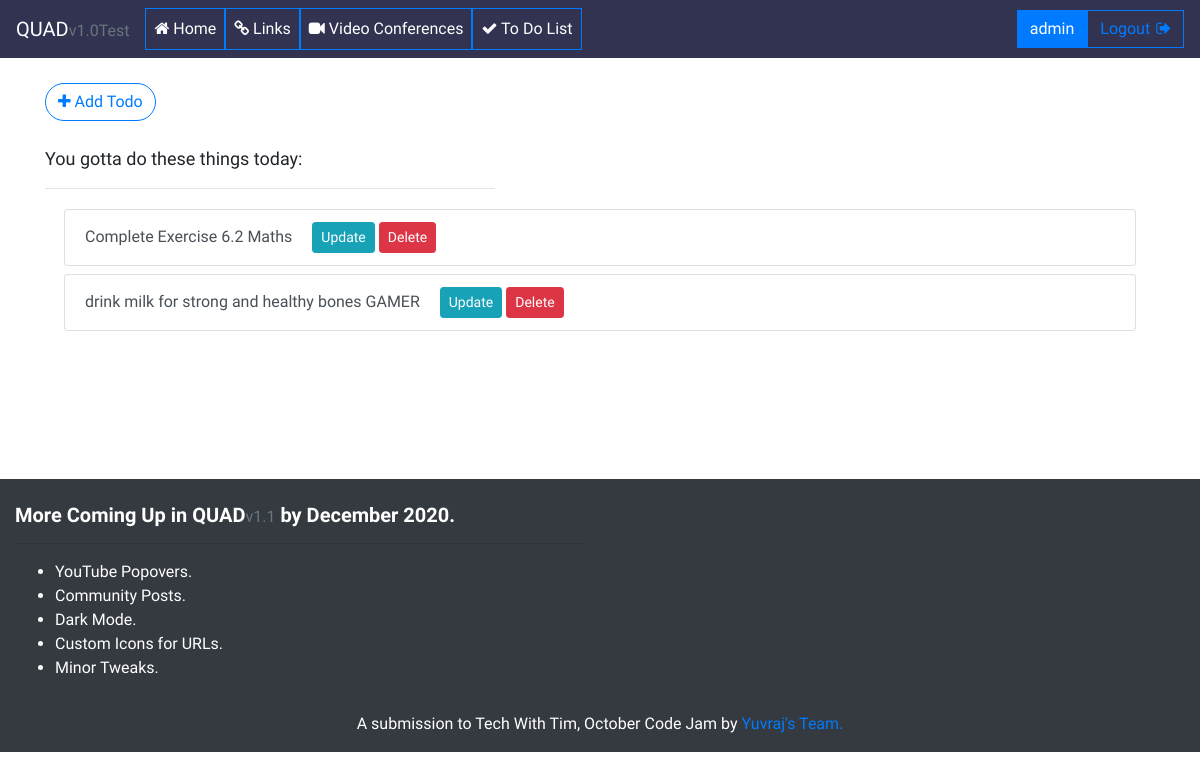
The page /todo/ (signed in) on the database its author committed.
### mainapp/models.py (models this page shows, shortened)
class Task(models.Model):
    title = models.CharField(max_length=256)
    complete = models.BooleanField(default=False)
    date_created = models.DateTimeField(auto_now_add=True)
    author = models.ForeignKey(User, on_delete=models.CASCADE)

### mainapp/views.py (the view)
# urls.py: path('todo/', views.TodoView, name='todo'),
def TodoView(request):
    tasks = Task.objects.all()
    form = TodoForm()
    if request.method == 'POST':
        form = TodoForm(request.POST)
        if form.is_valid():
            form.save()
            return redirect('/todo')
    context = {'form': form, 'tasks': tasks}
    return render(request, 'todo.html', context)

### mainapp/templates/todo.html (shortened to what this page needs)
{% extends 'base.html' %}
{% block container %}
{% if user.is_authenticated %}
<div class="linkform">
    <button type="button" class="btn btn-outline-primary addlink" data-toggle="modal" data-target="#exampleModal">
        <i class="fa fa-plus" aria-hidden="true"></i> Add Todo
    </button>
    <br><br>
</div>
{% if tasks %}
<p class="savedlinks">You gotta do these things today: </p>
<hr width="450px" align="left">
{% for task in tasks %}
{% if user.id == task.author.id %}
<div class="linklist">
    <div class="col">
        <div class="list-group" id="list-tab" role="tablist">
            <span class="list-group-item list-group-item-action link" id="list-settings-list" target="blank" role="tab"
                aria-controls="settings">{{ task.title }}
                <span style="padding-left: 16px;">
                    <a class="btn btn-sm btn-info" href="{% url 'update_task' task.id %}">Update</a>
                    <a class="btn btn-sm btn-danger" href="{% url 'delete_task' task.id %}">Delete</a>
                </span>
            </span>
        </div>
    </div>
</div>
{% endif %}
{% endfor %}
<br><br><br>
{% else %}
<p class="savedlinks" style="font-size: xx-large;">An idle mind is devil's workshop!</p>
<hr>
<p class="savedlinks" style="font-size: larger;"> Add a task by clicking the "Add Todo" button</p>
{% endif %}
{% endif %}
{% endblock %}

### mainapp/templates/base.html (shortened to what this page needs)
<!doctype html>
<html lang="en">
<head>
    <link rel="stylesheet" href="https://cdn.jsdelivr.net/npm/bootstrap@4.5.3/dist/css/bootstrap.min.css"
>
    <link rel="stylesheet" href="https://stackpath.bootstrapcdn.com/font-awesome/4.7.0/css/font-awesome.min.css">
</head>
<body>
    <nav class="navbar navbar-expand-lg navbar-dark sticky-top" style="background-color: #313351;">
        <a class="navbar-brand" href="{% url 'home' %}"><strong>QUAD</strong><small class="text-muted">v1.0Test</small></a>
        <div class="collapse navbar-collapse" id="navbarSupportedContent">
            <ul class="navbar-nav mr-auto">
                <li class="nav-item active">
                    <a class="nav-link btn btn-outline-primary" href="{% url 'home' %}"><i class="fa fa-home"
                            aria-hidden="true"></i>
                        Home</a>
                </li>
                <li class="nav-item active">
                    <a class="nav-link btn btn-outline-primary" href="{% url 'links' %}"><i class="fa fa-link"
                            aria-hidden="true"></i>
                        Links</a>
                </li>
                <li class="nav-item active">
                    <a class="nav-link btn btn-outline-primary" href="{% url 'videoconf' %}"><i
                            class="fa fa-video-camera" aria-hidden="true"></i>
                        Video Conferences</a>
                </li>
                <li class="nav-item active">
                    <a class="nav-link btn btn-outline-primary" href="{% url 'todo' %}"><i class="fa fa-check"
                            aria-hidden="true"></i>
                        To Do List</a>
                </li>
            </ul><br>
            {% if user.is_authenticated %}
            <span class="btn btn-primary">{{ user.username }}
            </span>
            <a href="{% url 'logout'%}">
                <button class="btn btn-outline-primary my-2 my-sm-0" type="submit">
                    Logout
                    <i class="fa fa-sign-out" style="padding-left: 2px;" aria-hidden="true"></i>
                </button>
            </a>
            {% endif %}
    </nav>
    <div class="container">
        {% block container %}
        {% endblock %}
    </div>
    <br><br><br>
    <footer class="page-footer font-small bg-dark pt-4" style="color:white">
        <div class="container-fluid text-center text-md-left">
            <div class="row">
                <div class="col-md-6 mt-md-0 mt-3">
                    <h5 class="text"><strong>More Coming Up in QUAD<small class="text-muted">v1.1</small> by
                            December 2020.</strong>
                    </h5>
                    <hr>
                    <p>
                    <ul>
                        <li>YouTube Popovers.</li>
                        <li>Community Posts.</li>
                        <li>Dark Mode.</li>
                        <li>Custom Icons for URLs.</li>
                        <li>Minor Tweaks.</li>
                    </ul>
                    </p>
                </div>
            </div>
        </div>
        <div class="footer-copyright text-center py-3">A submission to Tech With Tim, October Code Jam by <a
                href='https://twtcodejam.net/timathon/team/220/'>Yuvraj's Team.</a>
        </div>
    </footer>
</body>
</html>

### mainapp/templates/base.html (style rules this page uses)
body { font-weight: lighter; scroll-behavior: auto; font-family: 'Work Sans'; }
nav .nav-item a, nav .btn { border-radius: 0%; }
.savedlinks { font-weight: lighter; font-size: large; }
.linkform { padding-top: 25px; }
.linklist { padding: 4px; width: 100%; }
.link { transition: all 0.2s ease-in-out 0s; }
.addlink { border-radius: 25px; }

### rows shown on the page
Task: title "Complete Exercise 6.2 Maths"
Task: title "drink milk for strong and healthy bones GAMER"

### other values the page prints
{{ user.username }} "admin"
